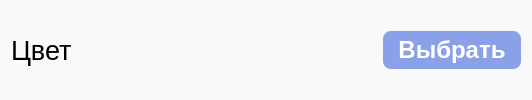
                     <widget class="QWidget" name="widget_55" native="true">
                      <property name="font">
                       <font>
                        <pointsize>36</pointsize>
                       </font>
                      </property>
                      <property name="styleSheet">
                       <string notr="true">border-radius: 8px;
background-color:rgb(248, 249, 251);
color: rgb(140, 139, 139);</string>
                      </property>
                      <layout class="QHBoxLayout" name="horizontalLayout_92">
                       <item>
                        <widget class="QLabel" name="name_color_2">
                         <property name="minimumSize">
                          <size>
                           <width>0</width>
                           <height>0</height>
                          </size>
                         </property>
                         <property name="maximumSize">
                          <size>
                           <width>16777215</width>
                           <height>16777215</height>
                          </size>
                         </property>
                         <property name="font">
                          <font>
                           <pointsize>20</pointsize>
                          </font>
                         </property>
                         <property name="styleSheet">
                          <string notr="true">background-color:rgb(248, 249, 251);
color: rgb(0, 0, 0);
margin-right: 0px;
</string>
                         </property>
                         <property name="inputMethodHints">
                          <set>Qt::ImhNone</set>
                         </property>
                         <property name="text">
                          <string>Цвет</string>
                         </property>
                         <property name="wordWrap">
                          <bool>true</bool>
                         </property>
                        </widget>
                       </item>
                       <item>
                        <widget class="QLineEdit" name="value_color_2">
                         <property name="minimumSize">
                          <size>
                           <width>0</width>
                           <height>0</height>
                          </size>
                         </property>
                         <property name="font">
                          <font>
                           <family>MS Shell Dlg 2</family>
                           <pointsize>22</pointsize>
                           <weight>50</weight>
                           <italic>false</italic>
                           <bold>false</bold>
                           <strikeout>false</strikeout>
                          </font>
                         </property>
                         <property name="styleSheet">
                          <string notr="true">background-color:rgb(248, 249, 251);
color: rgb(140, 139, 139);
outline: 0px;
padding-left: 10px;
margin-left: 20px;
margin-right: 10px;
border-top-left-radius: 0px;
border-bottom-left-radius: 00px;
border: none;

</string>
                         </property>
                         <property name="alignment">
                          <set>Qt::AlignRight|Qt::AlignTrailing|Qt::AlignVCenter</set>
                         </property>
                         <property name="placeholderText">
                          <string/>
                         </property>
                        </widget>
                       </item>
                       <item>
                        <widget class="QPushButton" name="open_color_2">
                         <property name="enabled">
                          <bool>true</bool>
                         </property>
                         <property name="font">
                          <font>
                           <family>MS Shell Dlg 2</family>
                           <pointsize>18</pointsize>
                           <weight>75</weight>
                           <bold>true</bold>
                          </font>
                         </property>
                         <property name="styleSheet">
                          <string notr="true">QPushButton {
background-color:rgb(138, 161, 233);
color:rgb(255, 255, 255);
border-radius: 8px;
padding: 5px 15px;
outline: 0px;
}
QPushButton:hover{
background-color: rgb(125, 143, 202);
}
</string>
                         </property>
                         <property name="text">
                          <string>Выбрать</string>
                         </property>
                        </widget>
                       </item>
                      </layout>
                     </widget>
